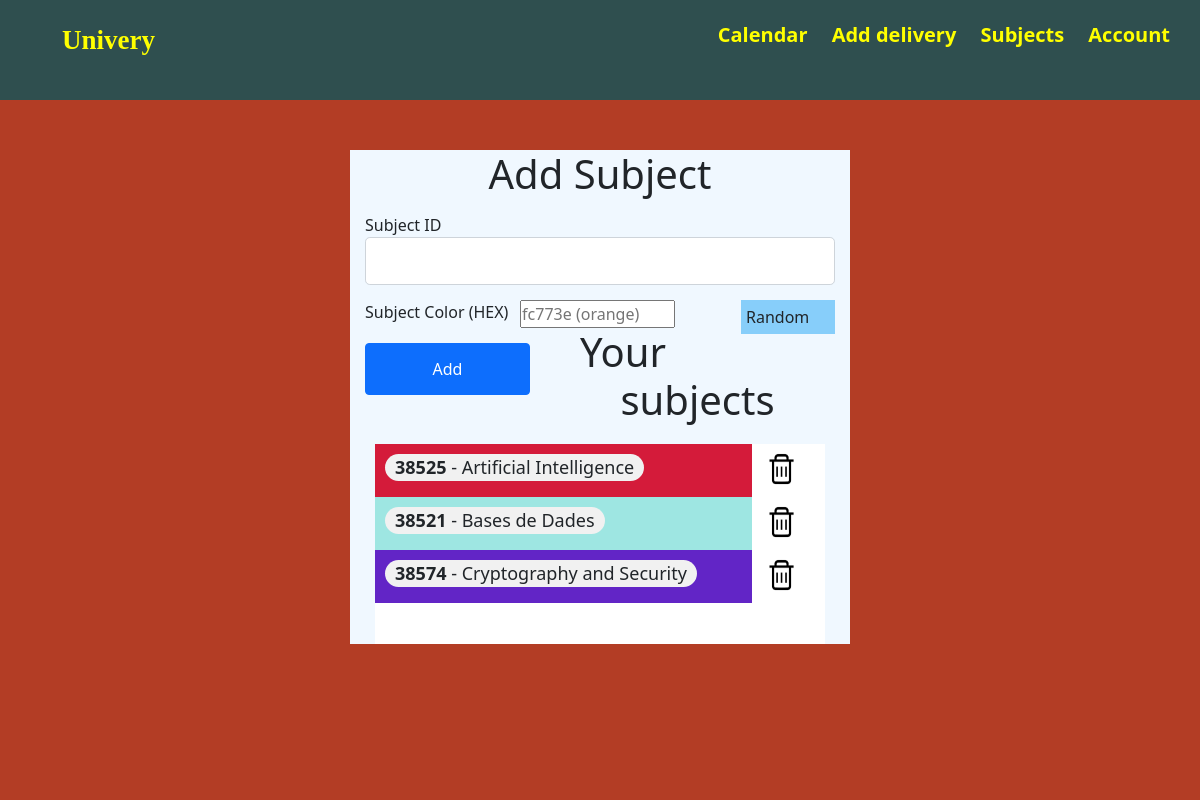
/subjects (signed in), run on the app's committed database.
### app/models.py (models this page shows, shortened)
class Subject(db.Model):
    id = db.Column(db.Integer, primary_key=True)
    identification = db.Column(db.String(15), nullable=False)
    name = db.Column(db.String(50), nullable=False)
    user_id = db.Column(db.Integer, db.ForeignKey('user.id'), nullable=False)
    deliveries = db.relationship('Delivery', backref='subject', lazy=True)
    color = db.Column(db.String(10), nullable=False, default="#ffffff")

### app/subjects/routes.py (the view, shortened to what this page needs)
@subjects.route("/subjects", methods=['GET', 'POST'])
@login_required
def subjects_page():
    form = AddSubjectForm()
    return render_template('subject/add-subject.html', title="Subjects", form=form)

### app/subjects/forms.py (shortened to what this page needs)
class AddSubjectForm(FlaskForm):
    subject_id = StringField('Subject ID',
        validators=[DataRequired(), Length(max=15)])
    subject_color = StringField('Subject Color (HEX)',
        validators=[DataRequired(), Length(max=10)])
    submit = SubmitField('Add')

### app/models.py (called while the page is built)
@login_manager.user_loader
def load_user(user_id):
    return User.query.get(int(user_id))

### app/templates/subject/add-subject.html (shortened to what this page needs)
{% extends "base.html" %}
{% block content %}
<div class="login-page">
    <div class="login-box">
        <form method="POST" action="">
            <h1 class="head-legend">Add Subject</h1>
            <div class="form-group sm-margin">
                {{ form.subject_id.label(class="form-control-label") }}
                {% if form.subject_id.errors %}
                {{ form.subject_id(class="form-control form-control-lg is-invalid") }}
                <div class="invalid-feedback">
                    {% for error in form.subject_id.errors %}
                    <span>{{ error }}</span>
                    {% endfor %}
                </div>
                {% else %}
                {{ form.subject_id(class="form-control form-control-lg") }}
                {% endif %}
            </div>
            <div class="form-group sm-margin">
                {{ form.subject_color.label(class="form-control-label left-3") }}
                {% if form.subject_color.errors %}
                {{ form.subject_color(id="color-content", placeholder="fc773e (orange)", class="left-3 is-invalid") }}
                <div class="invalid-feedback">
                    {% for error in form.subject_color.errors %}
                    <span>{{ error }}</span>
                    {% endfor %}
                </div>
                {% else %}
                {{ form.subject_color(id="color-content", placeholder="fc773e (orange)", class="left-3") }}
                {% endif %}
                <div onclick="randomColor()" class="left-3 random-btn">Random</div>
            </div>
            <div class="btn btn-primary sm-margin left-3">
                {{ form.submit(class="btn login-btn") }}
            </div>
        </form>
        <h1 class="head-legend">Your subjects</h1>
        <div class="your-subjects">
            {% for subject in current_user.subjects %}
            <div class="subject-box row">
                <div class="subject-name" style="flex:10;background-color: {{subject.color}};">
                    <p><b>{{subject.identification}}</b> - {{subject.name}}</p>
                </div>
                <div class="subject-action" style="flex:1;">
                    <a href="{{url_for('subjects.subject_remove', id=subject.id)}}"><img src="/static/web_pics/remove.png" alt="" srcset=""></a>
                </div>
            </div>
            {% endfor %}
        </div>
    </div>
</div>
{% endblock content %}

### app/static/style.css (style rules this page uses)
* { margin: 0; padding: 0; box-sizing: border-box; }
.sm-margin { margin: 15px; }
.login-box { width: 500px; height: fit-content; margin: 0 auto; margin-top: 50px; background-color: aliceblue; }
.login-btn { color: white !important; }
.login-page { margin-top: 100px; width: 100%; height: 100%; left: 0em; top: 0em; position: fixed; background-color: #b33d25; }
.head-legend { text-align: center; margin-top: 20px; }
.your-subjects { background-color: white; width: 90%; margin: 0 auto; overflow-y: scroll; height: 200px; margin-top: 20px; }
.subject-name p { background-color: #f1f1f1; width: fit-content; margin-top: 10px; border-radius: 20px; padding: 0 10px; margin-left: 10px; margin-right: 10px; font-size: 18px; }
.subject-action { display: inline-block; vertical-align: middle; }
.subject-action img { width: 35px; height: 40px; margin-top: 15%; }
.subject-box { height: fit-content; }
.row { display: flex; width: 100%; }
.left-3 { width: 33%; float: left; }
.random-btn { width: 20%; float: right; background-color: lightskyblue; border: none; padding: 5px; margin-left: 40px; cursor: pointer; }

### data on the page
Subject: identification "38525", name "Artificial Intelligence"
Subject: identification "38521", name "Bases de Dades"
Subject: identification "38574", name "Cryptography and Security"
